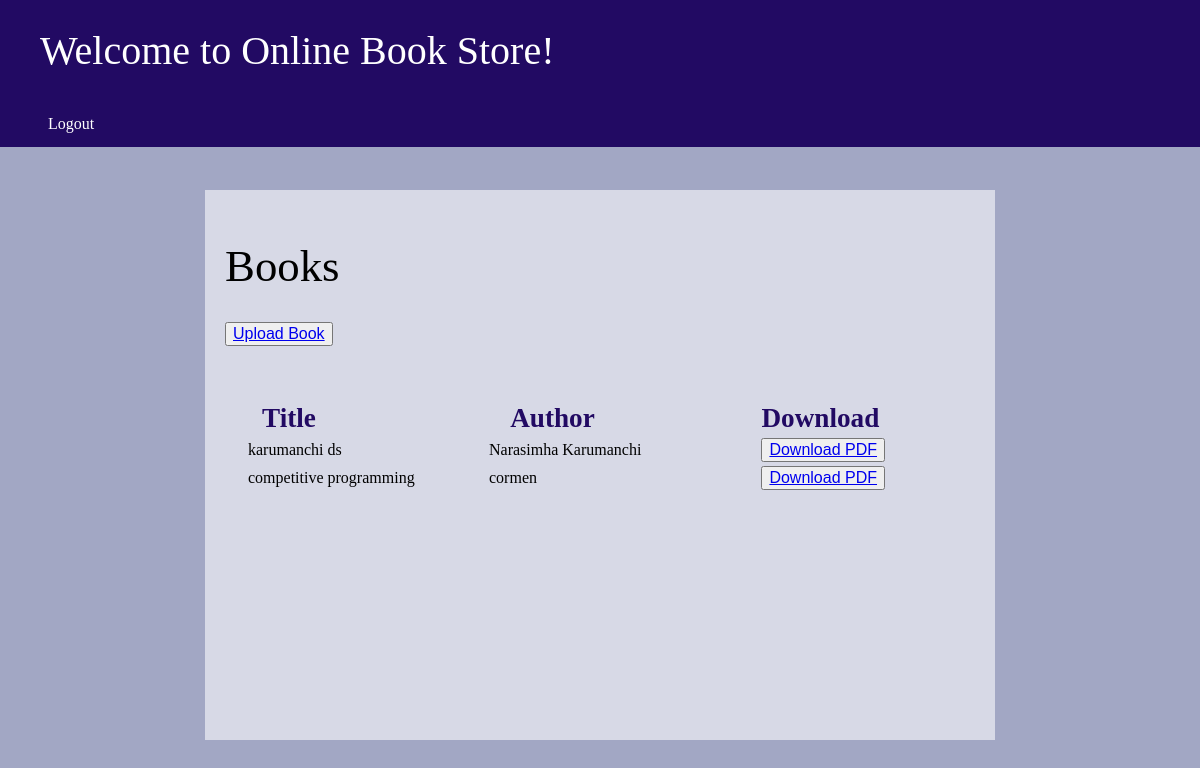
/books/ (signed in), run on the app's committed database.
### accounts/models.py (models this page shows, shortened)
class Book(models.Model):
    title=models.CharField(max_length=100)
    author=models.CharField(max_length=100)
    pdf=models.FileField(upload_to='books/pdfs/')
    category=models.CharField(max_length=30,choices=category_choices,default="")

### accounts/views.py (the view)
# urls.py: path('books/',views.book_list, name='book_list'),
@login_required(login_url='books')
def book_list(request):
    books=Book.objects.all()
    return render(request,'book_list.html',{'books':books})

### templates/book_list.html (shortened to what this page needs)
{% load static %}
<!DOCTYPE html>
<html lang="en" style="background-color:rgba(94, 103, 153, 0.575)">
<head>
    <link rel="stylesheet" type="text/css" href="{% static 'css/style.css' %}">
    <link rel="stylesheet" href="https://cdnjs.cloudflare.com/ajax/libs/font-awesome/4.7.0/css/font-awesome.min.css">
    <div class="topnav">
        <h1 style="color: white;margin-left:40px;">Welcome to Online Book Store!</h1>
        <li><a href="{% url 'logoutpage' %}">Logout</a></li>
    </div>
    <div class="prof-box1">
        <h1 style="color: black; font-size:2.8em;">Books</h1>
        <button>
            <a href="{% url 'upload_book' %}" >
                Upload Book
            </a>
            </button>
            <br>
            <br>
            <br>
        <table class="table">
            <thead>
                <tr style="color:rgb(34, 10, 99); font-size:1.7em;">
                    <th>&nbsp;&nbsp;&nbsp;&nbsp;&nbsp;Title &nbsp;&nbsp;&nbsp;&nbsp;&nbsp;&nbsp; &nbsp;&nbsp;&nbsp;&nbsp;&nbsp;&nbsp;&nbsp;&nbsp;&nbsp;&nbsp;&nbsp; </th>
                    <th>&nbsp;&nbsp;&nbsp;&nbsp;&nbsp;&nbsp;&nbsp;&nbsp;&nbsp;Author &nbsp;&nbsp;&nbsp;&nbsp;&nbsp;&nbsp;&nbsp;&nbsp;&nbsp;&nbsp;&nbsp;&nbsp;&nbsp;&nbsp;&nbsp;&nbsp;&nbsp;&nbsp;&nbsp;&nbsp;&nbsp;&nbsp;&nbsp;</th>
                    <th>Download</th>
                    <br>
                </tr>
            </thead>
            <tbody>
                {% for book in books %}
                <tr style="color: black;">
                    <td>&nbsp;&nbsp;&nbsp;&nbsp;&nbsp;{{ book.title }}</td>
                    <td>&nbsp;&nbsp;&nbsp;&nbsp;&nbsp;&nbsp;&nbsp;&nbsp;&nbsp;&nbsp;{{ book.author }}</td>
                    <td>
                        <button>
                        <a href="{{ book.pdf.url }}" class="btn btn-primary btn-sm" target="_blank">
                            Download PDF
                        </a>
                        </button>
                    </td>
                </tr>
                {% endfor %}
            </tbody>
        </table>
    </div>
</head>
<body>
</body>
</html>

### static/css/style.css (style rules this page uses)
button { font-size: 16px; }
h1 { font-weight: 100; letter-spacing: 6; font-size: 40px; }
li { display:inline-block; }

### templates/book_list.html (style rules this page uses)
.prof-box1 { width:750px; height:510px; background-color: rgba(255, 255, 255, 0.575); padding: 20px; color:white; margin:0 auto; margin-top: 190px; text-align: left; }
.topnav { overflow: hidden; position:absolute; top:0px; left:0px; width:100%; background-color: rgb(34, 10, 99); }
li { margin-left: 2em; float: left; }
li a { display: block; color: white; text-align: center; padding: 14px 16px; text-decoration: none; }

### data on the page
Book: title "karumanchi ds", author "Narasimha Karumanchi"
Book: title "competitive programming", author "cormen"
